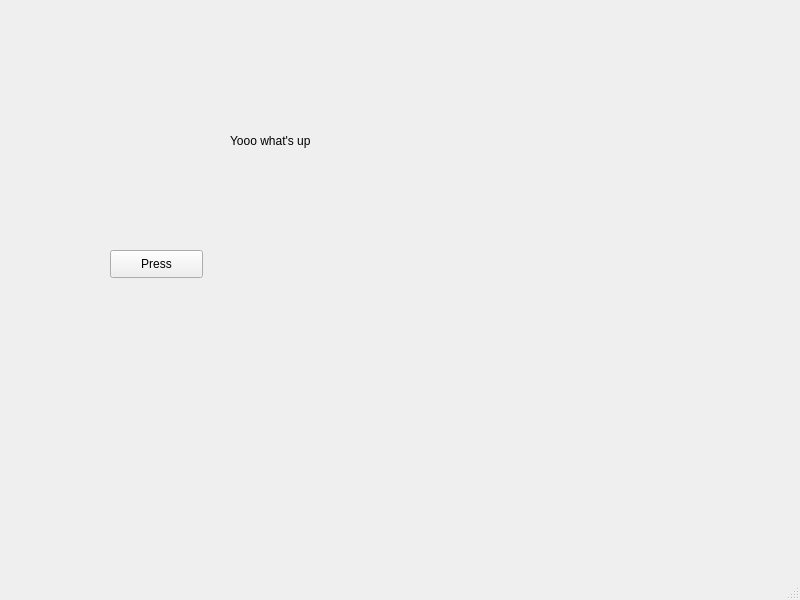
<?xml version="1.0" encoding="UTF-8"?>
<ui version="4.0">
 <class>MainWindow</class>
 <widget class="QMainWindow" name="MainWindow">
  <property name="geometry">
   <rect>
    <x>0</x>
    <y>0</y>
    <width>800</width>
    <height>600</height>
   </rect>
  </property>
  <property name="windowTitle">
   <string>MainWindow</string>
  </property>
  <widget class="QWidget" name="centralwidget">
   <widget class="QPushButton" name="button1">
    <property name="geometry">
     <rect>
      <x>110</x>
      <y>250</y>
      <width>93</width>
      <height>28</height>
     </rect>
    </property>
    <property name="text">
     <string>Press</string>
    </property>
   </widget>
   <widget class="QLabel" name="label1">
    <property name="geometry">
     <rect>
      <x>230</x>
      <y>110</y>
      <width>191</width>
      <height>61</height>
     </rect>
    </property>
    <property name="text">
     <string>Yooo what's up</string>
    </property>
   </widget>
  </widget>
  <widget class="QMenuBar" name="menubar">
   <property name="geometry">
    <rect>
     <x>0</x>
     <y>0</y>
     <width>800</width>
     <height>26</height>
    </rect>
   </property>
  </widget>
  <widget class="QStatusBar" name="statusbar"/>
 </widget>
 <resources/>
 <connections/>
</ui>
